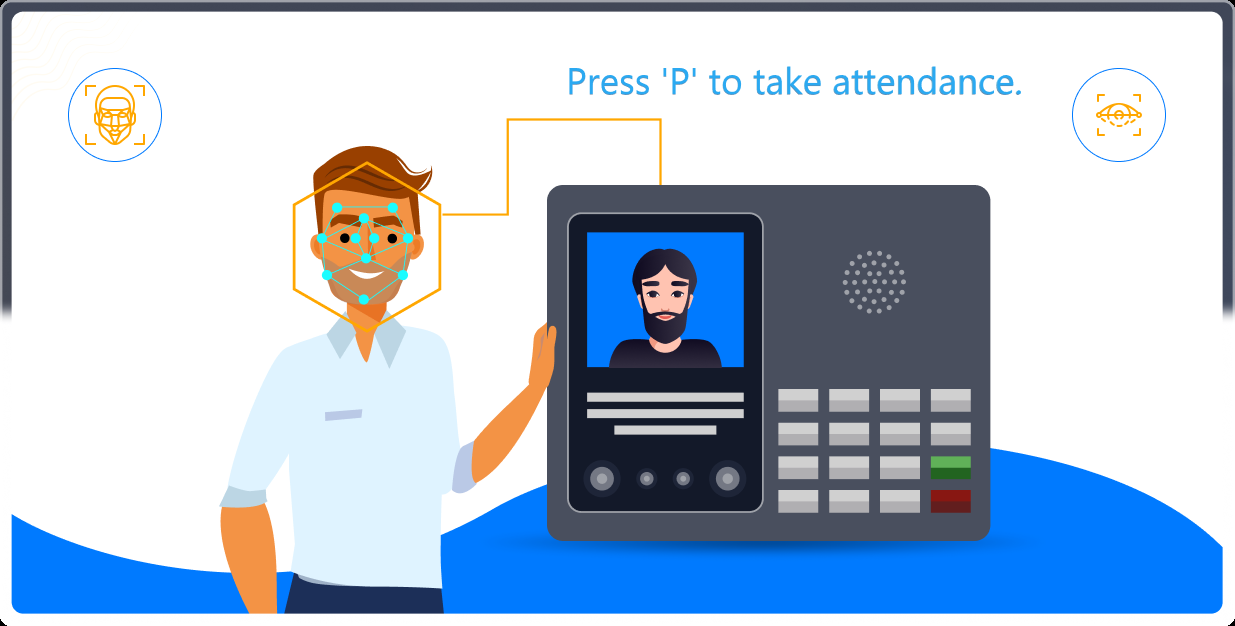
#> input picture Untitled.png, 1235 x 626 px, given in place of the camera
$ python add_faces.py
#> lines starting #> are read from the running program, lines starting #| are printed output that depends on the picture; after the words box and inside, x2 and y2 are one past the last pixel; in counts of white or black regions, pixels touching at a corner belong together
import cv2
import pickle
import numpy as np
import os

# Load Haar cascade for face detection
facedetect = cv2.CascadeClassifier("data/haarcascade_frontalface_default.xml")

# Initialize video capture from the default camera
video = cv2.VideoCapture(0)
faces_data = []
i = 0

# Prompt the user to enter their name
name = input("Enter your name: ")
#> the answer given: Untitled.png

while True:
    ret, frame = video.read()
#> frame is the input picture: shape (626, 1235, 3); mean B, G, R 212.3, 193.8, 177.9
    col = cv2.cvtColor(frame, cv2.COLOR_BGR2GRAY)
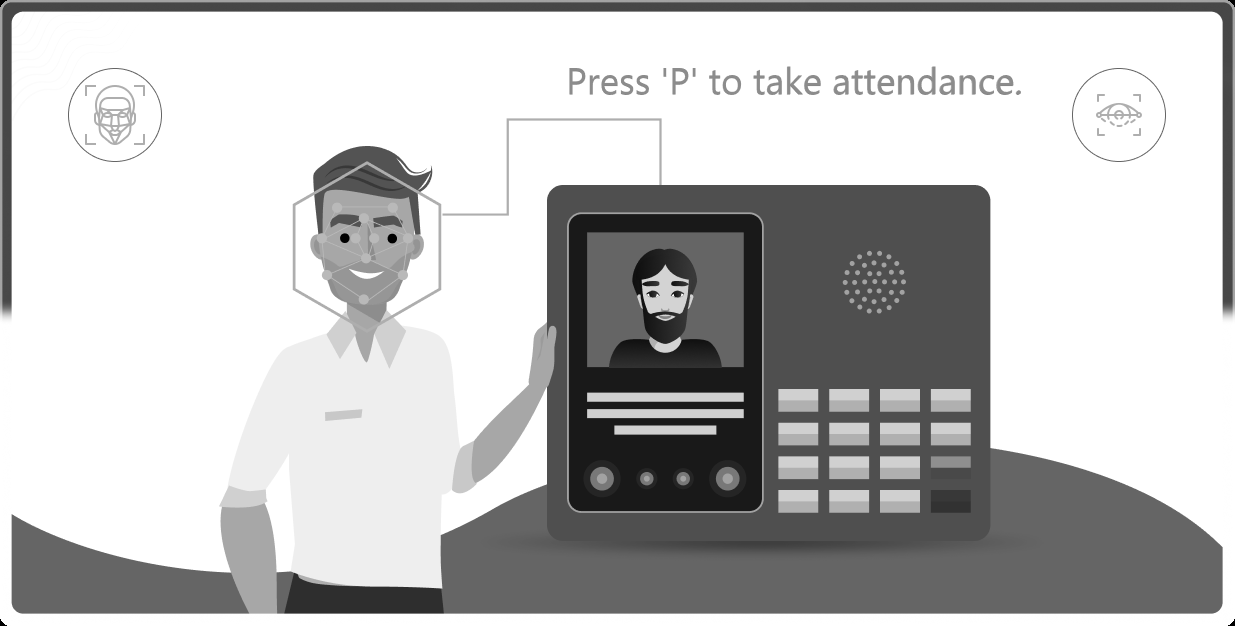
#> col: shape (626, 1235); min 0, max 255, mean 191.2
    faces = facedetect.detectMultiScale(
        col,
        scaleFactor=1.1,
        minNeighbors=5,
        minSize=(30, 30),
        flags=cv2.CASCADE_SCALE_IMAGE
    )
#> faces = [[302, 184, 129, 129]]
    for (x, y, w, h) in faces:
        crop_img = frame[y:y+h, x:x+w]
        resized_img = cv2.resize(crop_img, (50, 50))
        if len(faces_data) <= 100 and i % 10 == 0:
            faces_data.append(resized_img)
        i += 1
        cv2.putText(frame, str(len(faces_data)), (50, 50), cv2.FONT_HERSHEY_COMPLEX, 1, (50, 50, 255), 1)
        cv2.rectangle(frame, (x, y), (x+w, y+h), (0, 255, 0), 2)
#> this loop made 1 pass
#> (x, y, w, h, i) on pass 1: (302, 184, 129, 129, 1)
#> pass 1, `crop_img = frame[y:y+h, x:x+w]`:
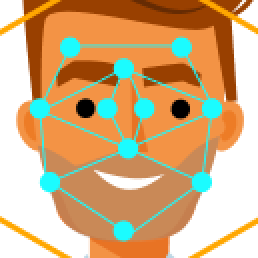
#> crop_img: shape (129, 129, 3) (shown 2 times larger); mean B, G, R 129, 173.1, 209.3
#> pass 1, `resized_img = cv2.resize(crop_img, (50, 50))`:
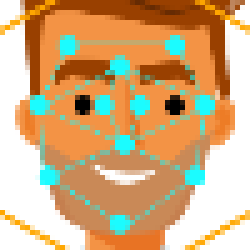
#> resized_img: shape (50, 50, 3) (shown 5 times larger); mean B, G, R 129, 173.1, 209.2
#> after the loop:
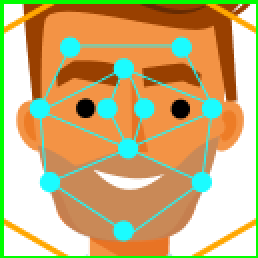
#> crop_img: shape (129, 129, 3) (shown 2 times larger); 4.6% of pixels changed, all inside (x1, y1, x2, y2) = (0, 0, 129, 129)
#> after the loop:
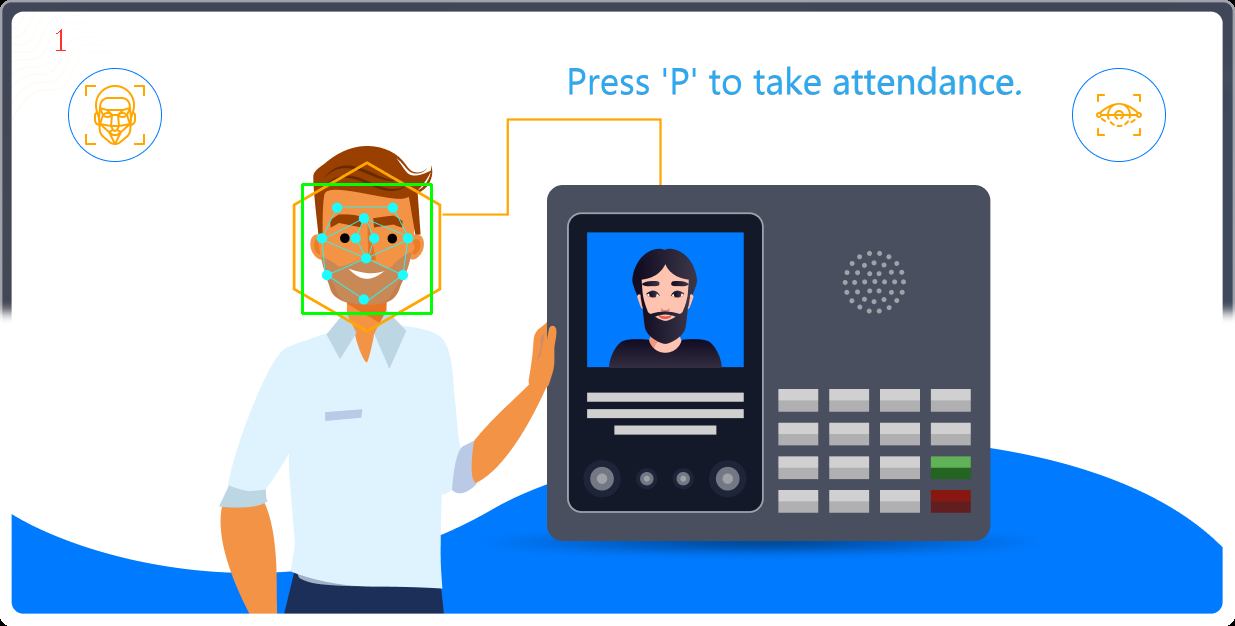
#> frame: shape (626, 1235, 3); 0.21% of pixels changed, all inside (x1, y1, x2, y2) = (56, 29, 433, 315)
#> after the loop, faces_data = 1 item; i = 1

    cv2.imshow("Video Live", frame)
    k = cv2.waitKey(1)
#> (key Esc is pressed here)
    if k == ord("a") or len(faces_data) == 100:
        break

video.release()
cv2.destroyAllWindows()

# Convert face data to numpy array and reshape
faces_data = np.asarray(faces_data)
faces_data = faces_data.reshape(100, -1)

# Save or update names data
if 'names.pkl' not in os.listdir("data/"):
    names = [name] * 100
    with open("data/names.pkl", "wb") as f:
        pickle.dump(names, f)
else:
    with open("data/names.pkl", "rb") as f:
        names = pickle.load(f)
    names = names + [name] * 100
    with open("data/names.pkl", "wb") as f:
        pickle.dump(names, f)

# Save or update face data
if 'faces_data.pkl' not in os.listdir("data/"):
    with open("data/faces_data.pkl", "wb") as f:
        pickle.dump(faces_data, f)
else:
    with open("data/faces_data.pkl", "rb") as f:
        faces = pickle.load(f)
    faces = np.append(faces, faces_data, axis=0)
    with open("data/faces_data.pkl", "wb") as f:
        pickle.dump(faces, f)
